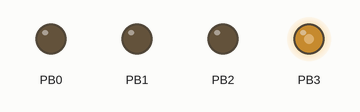
The program below on a simulated ATmega1284P, built with avr-gcc and emulated at 8 MHz. Shown: output pins drawn as LEDs (lit = HIGH). At 3.0 s the program stops and its outputs stay as they are.

Above: at 0.1 s.
Timing chart, 0 to 1.6 s (numbered marks = the images above):
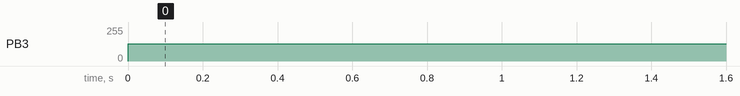

The program:

main.c
```c
/*
 * njime006_Final_Project_Final.c
 *
 * Created: 12/4/2019 11:02:23 AM
 * Author : Noah Jimenez
 */

#define F_CPU 8000000UL
#include <avr/io.h>
#include <avr/interrupt.h>
#include <util/delay.h>


#define DDR_SPI DDRB

#define DD_SS 4
#define DD_MOSI 5
#define DD_MISO 6
#define DD_SCK 7

unsigned char SPI_received_data = 0;

void SPI_ServantInit(void) {
	DDR_SPI |= (1 << DD_MISO);
	DDR_SPI &= ~(1 << DD_MOSI) & ~(1 << DD_SS) & ~(1 << DD_SCK);
	SPCR |= (1 << SPE) | (1 << SPIE);
	SREG |= (0x80);
}

ISR(SPI_STC_vect) {
	SPI_received_data = SPDR;
}

void set_PWM(double frequency) {
	static double current_frequency; // Keeps track of the currently set frequency
	// Will only update the registers when the frequency changes, otherwise allows
	// music to play uninterrupted.
	if (frequency != current_frequency) {
		if (!frequency) { TCCR0B &= 0x08; } //stops timer/counter
		else { TCCR0B |= 0x03; } // resumes/continues timer/counter

		// prevents OCR3A from overflowing, using prescaler 64
		// 0.954 is smallest frequency that will not result in overflow
		if (frequency < 0.954) { OCR0A = 0xFFFF; }

		// prevents OCR0A from underflowing, using prescaler 64
		// 31250 is largest frequency that will not result in underflow
		else if (frequency > 31250) { OCR0A = 0x0000; }

		// set OCR3A based on desired frequency
		else { OCR0A = (short)(8000000 / (128 * frequency)) - 1; }

		TCNT0 = 0; // resets counter
		current_frequency = frequency; // Updates the current frequency
	}
}

void PWM_on() {
	TCCR0A = (1 << WGM02) | (1 << WGM00) | (1 << COM0A0);
	// COM3A0: Toggle PB3 on compare match between counter and OCR0A
	TCCR0B = (1 << WGM02) | (1 << CS01) | (1 << CS00);
	// WGM02: When counter (TCNT0) matches OCR0A, reset counter
	// CS01 & CS30: Set a prescaler of 64
	set_PWM(0);
}

void PWM_off() {
	TCCR0A = 0x00;
	TCCR0B = 0x00;
}

int main(void)
{
	DDRB = 0xFF; PORTB = 0x00;
	DDRA = 0x00; PORTA = 0xFF;
	SPI_ServantInit();
	PWM_on();
	set_PWM(950);
	unsigned char Value = 0;

	while (1)
	{
		Value = SPI_received_data;
		if(Value == 1)
		{
			set_PWM(520);
			_delay_ms(1000);
		}
		if(Value == 0)
		{
			set_PWM(990);
			_delay_ms(1000);
		}
	}
}
```

Measured:
- by itself, PB3: 0/255 → 128/255 at 0.00 s
